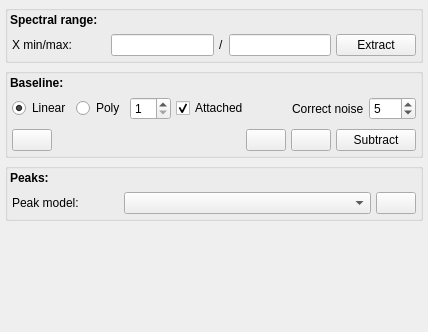
                       <widget class="QWidget" name="scrollAreaWidgetContents_3">
                        <property name="geometry">
                         <rect>
                          <x>0</x>
                          <y>0</y>
                          <width>428</width>
                          <height>332</height>
                         </rect>
                        </property>
                        <layout class="QVBoxLayout" name="verticalLayout_38">
                         <property name="spacing">
                          <number>5</number>
                         </property>
                         <property name="leftMargin">
                          <number>5</number>
                         </property>
                         <property name="topMargin">
                          <number>5</number>
                         </property>
                         <property name="rightMargin">
                          <number>5</number>
                         </property>
                         <property name="bottomMargin">
                          <number>5</number>
                         </property>
                         <item>
                          <widget class="QGroupBox" name="gb_range_2">
                           <property name="title">
                            <string/>
                           </property>
                           <layout class="QVBoxLayout" name="verticalLayout_36">
                            <property name="spacing">
                             <number>5</number>
                            </property>
                            <property name="leftMargin">
                             <number>2</number>
                            </property>
                            <property name="topMargin">
                             <number>2</number>
                            </property>
                            <property name="rightMargin">
                             <number>2</number>
                            </property>
                            <property name="bottomMargin">
                             <number>2</number>
                            </property>
                            <item>
                             <widget class="QLabel" name="label_54">
                              <property name="font">
                               <font>
                                <weight>75</weight>
                                <bold>true</bold>
                               </font>
                              </property>
                              <property name="text">
                               <string>Spectral range:</string>
                              </property>
                             </widget>
                            </item>
                            <item>
                             <layout class="QHBoxLayout" name="horizontalLayout_58">
                              <property name="spacing">
                               <number>5</number>
                              </property>
                              <property name="leftMargin">
                               <number>2</number>
                              </property>
                              <property name="topMargin">
                               <number>2</number>
                              </property>
                              <property name="rightMargin">
                               <number>2</number>
                              </property>
                              <property name="bottomMargin">
                               <number>2</number>
                              </property>
                              <item>
                               <widget class="QLabel" name="label_61">
                                <property name="text">
                                 <string>X min/max:</string>
                                </property>
                               </widget>
                              </item>
                              <item>
                               <spacer name="horizontalSpacer_30">
                                <property name="orientation">
                                 <enum>Qt::Horizontal</enum>
                                </property>
                                <property name="sizeHint" stdset="0">
                                 <size>
                                  <width>40</width>
                                  <height>20</height>
                                 </size>
                                </property>
                               </spacer>
                              </item>
                              <item>
                               <widget class="QLineEdit" name="range_min"/>
                              </item>
                              <item>
                               <widget class="QLabel" name="label_62">
                                <property name="text">
                                 <string>/</string>
                                </property>
                               </widget>
                              </item>
                              <item>
                               <widget class="QLineEdit" name="range_max"/>
                              </item>
                              <item>
                               <widget class="QPushButton" name="range_apply">
                                <property name="toolTip">
                                 <string>Extract the spectral windows range.
 Hold 'Ctrl' and press 'Extract' button to apply to all spectra</string>
                                </property>
                                <property name="text">
                                 <string>Extract</string>
                                </property>
                               </widget>
                              </item>
                             </layout>
                            </item>
                           </layout>
                          </widget>
                         </item>
                         <item>
                          <widget class="QGroupBox" name="gb_baseline_2">
                           <property name="title">
                            <string/>
                           </property>
                           <layout class="QVBoxLayout" name="verticalLayout_6">
                            <property name="spacing">
                             <number>5</number>
                            </property>
                            <property name="leftMargin">
                             <number>2</number>
                            </property>
                            <property name="topMargin">
                             <number>2</number>
                            </property>
                            <property name="rightMargin">
                             <number>2</number>
                            </property>
                            <property name="bottomMargin">
                             <number>2</number>
                            </property>
                            <item>
                             <widget class="QLabel" name="label_52">
                              <property name="font">
                               <font>
                                <weight>75</weight>
                                <bold>true</bold>
                               </font>
                              </property>
                              <property name="text">
                               <string>Baseline:</string>
                              </property>
                             </widget>
                            </item>
                            <item>
                             <layout class="QHBoxLayout" name="horizontalLayout_37" stretch="25,25,0,0,0,0,0">
                              <property name="spacing">
                               <number>5</number>
                              </property>
                              <property name="leftMargin">
                               <number>2</number>
                              </property>
                              <property name="topMargin">
                               <number>2</number>
                              </property>
                              <property name="rightMargin">
                               <number>2</number>
                              </property>
                              <property name="bottomMargin">
                               <number>2</number>
                              </property>
                              <item>
                               <widget class="QRadioButton" name="rbtn_linear">
                                <property name="sizePolicy">
                                 <sizepolicy hsizetype="Maximum" vsizetype="Fixed">
                                  <horstretch>0</horstretch>
                                  <verstretch>0</verstretch>
                                 </sizepolicy>
                                </property>
                                <property name="text">
                                 <string>Linear</string>
                                </property>
                                <property name="checked">
                                 <bool>true</bool>
                                </property>
                               </widget>
                              </item>
                              <item>
                               <widget class="QRadioButton" name="rbtn_polynomial">
                                <property name="sizePolicy">
                                 <sizepolicy hsizetype="Maximum" vsizetype="Fixed">
                                  <horstretch>0</horstretch>
                                  <verstretch>0</verstretch>
                                 </sizepolicy>
                                </property>
                                <property name="text">
                                 <string>Poly</string>
                                </property>
                               </widget>
                              </item>
                              <item>
                               <widget class="QSpinBox" name="degre">
                                <property name="minimum">
                                 <number>1</number>
                                </property>
                               </widget>
                              </item>
                              <item>
                               <widget class="QCheckBox" name="cb_attached">
                                <property name="sizePolicy">
                                 <sizepolicy hsizetype="Maximum" vsizetype="Fixed">
                                  <horstretch>0</horstretch>
                                  <verstretch>0</verstretch>
                                 </sizepolicy>
                                </property>
                                <property name="text">
                                 <string>Attached</string>
                                </property>
                                <property name="checked">
                                 <bool>true</bool>
                                </property>
                               </widget>
                              </item>
                              <item>
                               <spacer name="horizontalSpacer_32">
                                <property name="orientation">
                                 <enum>Qt::Horizontal</enum>
                                </property>
                                <property name="sizeHint" stdset="0">
                                 <size>
                                  <width>40</width>
                                  <height>20</height>
                                 </size>
                                </property>
                               </spacer>
                              </item>
                              <item>
                               <widget class="QLabel" name="label_37">
                                <property name="toolTip">
                                 <string>Number of nearby points considered to smoothing the noise</string>
                                </property>
                                <property name="text">
                                 <string>Correct noise</string>
                                </property>
                               </widget>
                              </item>
                              <item>
                               <widget class="QDoubleSpinBox" name="noise">
                                <property name="decimals">
                                 <number>0</number>
                                </property>
                                <property name="value">
                                 <double>5.000000000000000</double>
                                </property>
                               </widget>
                              </item>
                             </layout>
                            </item>
                            <item>
                             <layout class="QHBoxLayout" name="horizontalLayout_57" stretch="0,0,0,0,0">
                              <property name="spacing">
                               <number>5</number>
                              </property>
                              <property name="leftMargin">
                               <number>2</number>
                              </property>
                              <property name="topMargin">
                               <number>2</number>
                              </property>
                              <property name="rightMargin">
                               <number>2</number>
                              </property>
                              <property name="bottomMargin">
                               <number>2</number>
                              </property>
                              <item>
                               <widget class="QPushButton" name="btn_undo_baseline">
                                <property name="toolTip">
                                 <string>To remove all baseline points and undo the baseline subtraction</string>
                                </property>
                                <property name="text">
                                 <string/>
                                </property>
                                <property name="icon">
                                 <iconset resource="resources.qrc">
                                  <normaloff>:/icon/iconpack/remove.png</normaloff>:/icon/iconpack/remove.png</iconset>
                                </property>
                               </widget>
                              </item>
                              <item>
                               <spacer name="horizontalSpacer_22">
                                <property name="orientation">
                                 <enum>Qt::Horizontal</enum>
                                </property>
                                <property name="sizeHint" stdset="0">
                                 <size>
                                  <width>40</width>
                                  <height>20</height>
                                 </size>
                                </property>
                               </spacer>
                              </item>
                              <item>
                               <widget class="QPushButton" name="btn_copy_bl">
                                <property name="toolTip">
                                 <string>Copy the baseline of the selected spectrum.  
 Hold 'Ctrl' and press button to apply to all spectra</string>
                                </property>
                                <property name="text">
                                 <string/>
                                </property>
                                <property name="icon">
                                 <iconset resource="resources.qrc">
                                  <normaloff>:/icon/iconpack/copy.png</normaloff>:/icon/iconpack/copy.png</iconset>
                                </property>
                               </widget>
                              </item>
                              <item>
                               <widget class="QPushButton" name="btn_paste_bl">
                                <property name="toolTip">
                                 <string>Paste the copied baseline to the selected spectrum(s).  
 Hold 'Ctrl' and press button to apply to all spectra.</string>
                                </property>
                                <property name="text">
                                 <string/>
                                </property>
                                <property name="icon">
                                 <iconset resource="resources.qrc">
                                  <normaloff>:/icon/iconpack/paste10.png</normaloff>:/icon/iconpack/paste10.png</iconset>
                                </property>
                               </widget>
                              </item>
                              <item>
                               <widget class="QPushButton" name="sub_baseline">
                                <property name="toolTip">
                                 <string>Subtract baseline for selected spectrum(s). 
 Hold 'Ctrl' and press button to apply to all spectra</string>
                                </property>
                                <property name="text">
                                 <string>Subtract</string>
                                </property>
                               </widget>
                              </item>
                             </layout>
                            </item>
                           </layout>
                          </widget>
                         </item>
                         <item>
                          <widget class="QGroupBox" name="gb_peaks_2">
                           <property name="title">
                            <string/>
                           </property>
                           <layout class="QVBoxLayout" name="verticalLayout_34">
                            <property name="spacing">
                             <number>5</number>
                            </property>
                            <property name="leftMargin">
                             <number>2</number>
                            </property>
                            <property name="topMargin">
                             <number>2</number>
                            </property>
                            <property name="rightMargin">
                             <number>2</number>
                            </property>
                            <property name="bottomMargin">
                             <number>2</number>
                            </property>
                            <item>
                             <widget class="QLabel" name="label_57">
                              <property name="font">
                               <font>
                                <weight>75</weight>
                                <bold>true</bold>
                               </font>
                              </property>
                              <property name="text">
                               <string>Peaks:</string>
                              </property>
                             </widget>
                            </item>
                            <item>
                             <layout class="QHBoxLayout" name="horizontalLayout_56" stretch="0,0,65,0">
                              <property name="spacing">
                               <number>5</number>
                              </property>
                              <property name="leftMargin">
                               <number>2</number>
                              </property>
                              <property name="topMargin">
                               <number>2</number>
                              </property>
                              <property name="rightMargin">
                               <number>2</number>
                              </property>
                              <property name="bottomMargin">
                               <number>2</number>
                              </property>
                              <item>
                               <widget class="QLabel" name="label_41">
                                <property name="text">
                                 <string>Peak model:</string>
                                </property>
                               </widget>
                              </item>
                              <item>
                               <spacer name="horizontalSpacer_31">
                                <property name="orientation">
                                 <enum>Qt::Horizontal</enum>
                                </property>
                                <property name="sizeHint" stdset="0">
                                 <size>
                                  <width>40</width>
                                  <height>20</height>
                                 </size>
                                </property>
                               </spacer>
                              </item>
                              <item>
                               <widget class="QComboBox" name="cbb_fit_models"/>
                              </item>
                              <item>
                               <widget class="QPushButton" name="clear_peaks">
                                <property name="toolTip">
                                 <string>Clear all the current peak models. 
 Hold 'Ctrl' and press 'Clear peaks' button to apply to all spectra</string>
                                </property>
                                <property name="text">
                                 <string/>
                                </property>
                                <property name="icon">
                                 <iconset resource="resources.qrc">
                                  <normaloff>:/icon/iconpack/remove.png</normaloff>:/icon/iconpack/remove.png</iconset>
                                </property>
                               </widget>
                              </item>
                             </layout>
                            </item>
                           </layout>
                          </widget>
                         </item>
                         <item>
                          <spacer name="verticalSpacer">
                           <property name="orientation">
                            <enum>Qt::Vertical</enum>
                           </property>
                           <property name="sizeHint" stdset="0">
                            <size>
                             <width>20</width>
                             <height>40</height>
                            </size>
                           </property>
                          </spacer>
                         </item>
                        </layout>
                       </widget>
